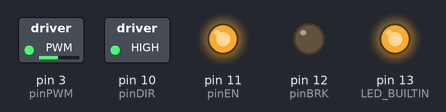
Recording of a sketch running on a simulated Arduino Uno, built with avr-gcc and run on an emulated ATmega328P. Shown: switched loads named in the sketch (green lamp = pin HIGH), output pins drawn as LEDs (lit = HIGH).

Above: at 0.55 s.
At 1.25 s:
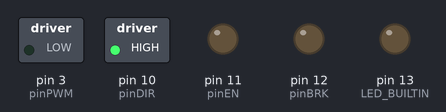
At 2.0 s:
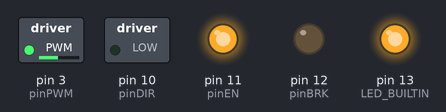
At 3.45 s:
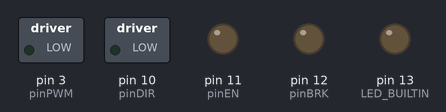
Timing chart, 0 to 7.4 s (numbered marks = the images above):
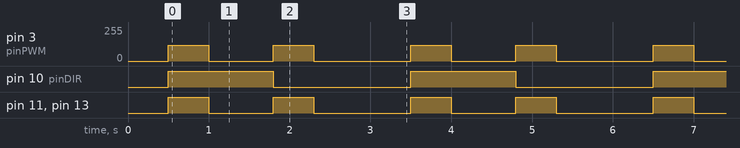

The sketch:

T2_DirPwm_Motor.ino.ino
```cpp
/*
 * T2_DirPwm_Motor.ino
 * Purpose: Verify BLDC driver wiring (DIR/PWM/EN/BRK) and direction. Run on bench with no load.
 * D3 PWM ~490 Hz on Uno (compatible with most drivers).
 */

const uint8_t pinPWM = 3;   // speed (PWM)
const uint8_t pinDIR = 10;  // direction
const uint8_t pinEN  = 11;  // enable (active-HIGH)
const uint8_t pinBRK = 12;  // brake (active-HIGH) — held LOW here

void motorStop() {
  analogWrite(pinPWM, 0);
  digitalWrite(pinEN, LOW);
  digitalWrite(LED_BUILTIN, LOW);
}

void motorRun(uint8_t duty) {
  if (duty > 255) duty = 255;
  digitalWrite(pinEN, HIGH);
  analogWrite(pinPWM, duty);
  digitalWrite(LED_BUILTIN, duty > 0 ? HIGH : LOW); // LED surrogate
}

void setup() {
  pinMode(LED_BUILTIN, OUTPUT);

  pinMode(pinDIR, OUTPUT);  digitalWrite(pinDIR, LOW); // LOW=DROP (flip if reversed)
  pinMode(pinEN,  OUTPUT);  digitalWrite(pinEN,  LOW);
  pinMode(pinBRK, OUTPUT);  digitalWrite(pinBRK, LOW); // brake off
  pinMode(pinPWM, OUTPUT);  analogWrite(pinPWM, 0);

  delay(500);
}

void loop() {
  // PULL test
  digitalWrite(pinDIR, HIGH);
  motorRun(120);
  delay(500);
  motorStop();
  delay(800);

  // DROP test
  digitalWrite(pinDIR, LOW);
  motorRun(120);
  delay(500);
  motorStop();
  delay(1200);
}
```

Measured:
- by itself, pin 3 (pinPWM): repeats every 3.0 s: 0/255 0.80 s, 120/255 0.50 s, 0/255 1.2 s, 120/255 0.50 s
- by itself, pin 10 (pinDIR): alternates HIGH for 1.3 s and LOW for 1.7 s
- by itself, pin 11 (pinEN), pin 13 (LED_BUILTIN): repeats every 3.0 s: LOW 0.80 s, HIGH 0.50 s, LOW 1.2 s, HIGH 0.50 s
